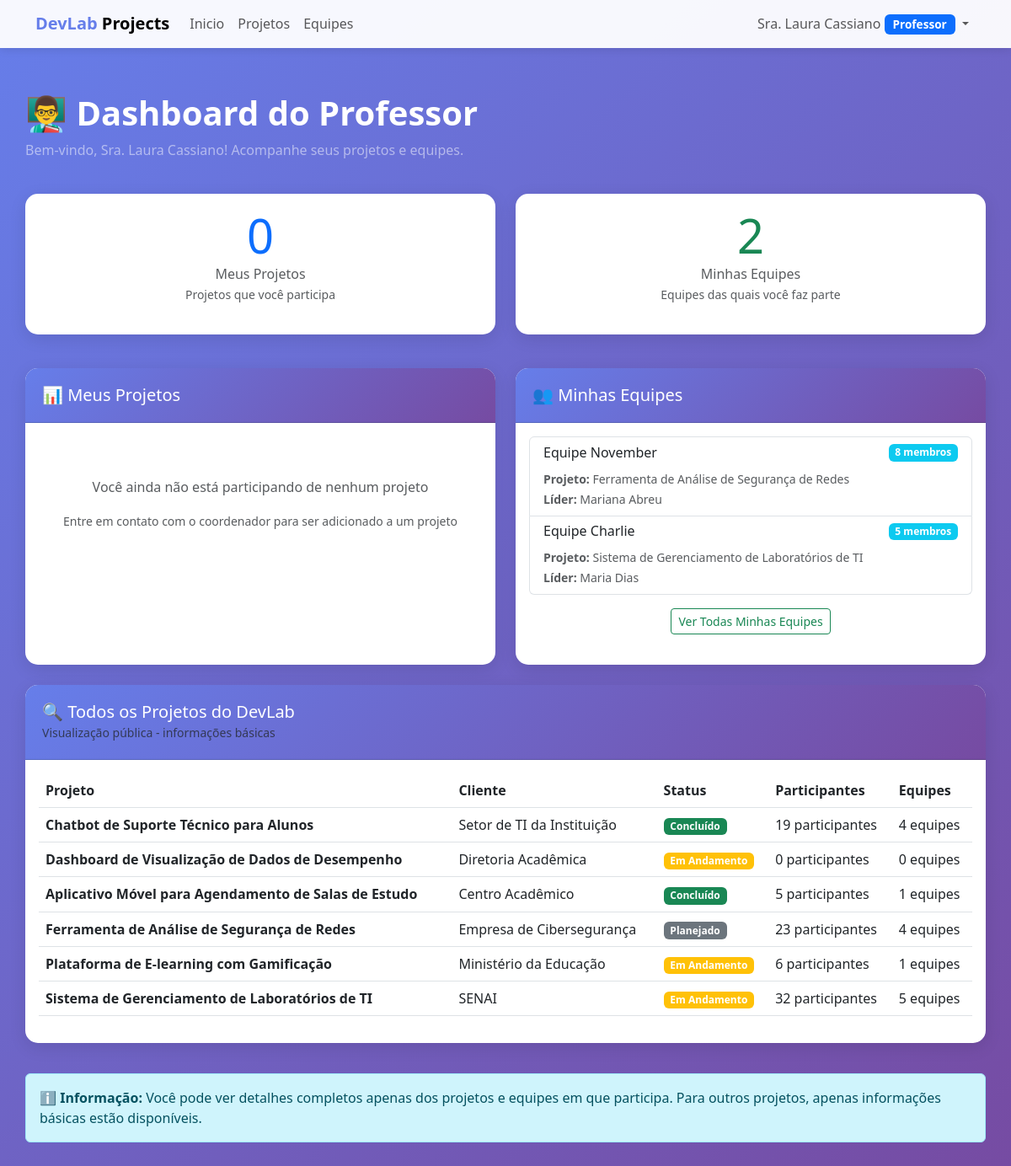
The page /professor/ (signed in) on the database its author committed.
### devlab/meuapp/models.py (models this page shows, shortened)
class Usuario(AbstractUser):
    TIPO_CHOICES = [
        ('coordenador', 'Coordenador'),
        ('professor', 'Professor'),
        ('estudante', 'Estudante'),
    ]
    tipo = models.CharField(max_length=20, choices=TIPO_CHOICES, default='estudante')
    matricula = models.CharField(max_length=20, unique=True, null=True, blank=True)
    cpf = models.CharField(max_length=11, unique=True, null=True, blank=True)
    data_nascimento = models.DateField(null=True, blank=True)
    funcao = models.CharField(max_length=100, blank=True, verbose_name="Função")
    class Meta:
        verbose_name = 'Usuário'
        verbose_name_plural = 'Usuários'

class Equipe(models.Model):
    nome = models.CharField(max_length=100)
    descricao = models.TextField(blank=True)
    projeto = models.ForeignKey(Projeto, on_delete=models.CASCADE, related_name='equipes', null=True, blank=True)
    lider = models.OneToOneField(
        Usuario,
        on_delete=models.SET_NULL,
        null=True,
        blank=True,
        related_name='equipe_liderada',
        help_text="Líder da equipe (cada usuário pode liderar no máximo uma equipe)"
    )
    membros = models.ManyToManyField(Usuario, related_name='equipes_participando', blank=True)
    criada_em = models.DateTimeField(auto_now_add=True)
    class Meta:
        verbose_name = 'Equipe'
        verbose_name_plural = 'Equipes'
        ordering = ['projeto', 'nome']
    def total_membros(self):
        return self.membros.count()

class Projeto(models.Model):
    STATUS_CHOICES = [
        ('planejado', 'Planejado'),
        ('andamento', 'Em Andamento'),
        ('concluido', 'Concluído'),
    ]
    titulo = models.CharField(max_length=200)
    descricao = models.TextField()
    cliente = models.CharField(max_length=200)
    status = models.CharField(max_length=20, choices=STATUS_CHOICES, default='planejado')
    data_inicio = models.DateField()
    data_fim_prevista = models.DateField()
    participantes = models.ManyToManyField(Usuario, through='ParticipacaoProjeto', related_name='projetos_participando')
    criado_em = models.DateTimeField(auto_now_add=True)
    atualizado_em = models.DateTimeField(auto_now=True)
    class Meta:
        verbose_name = 'Projeto'
        verbose_name_plural = 'Projetos'
        ordering = ['-criado_em']
    def total_participantes(self):
        return self.membros_por_equipes().count()
    def membros_por_equipes(self):
        return Usuario.objects.filter(equipes_participando__projeto=self).distinct()
    def total_equipes(self):
        return self.equipes.count()

### devlab/meuapp/views.py (the view)
# urls.py: path('professor/', views.professor_dashboard, name='professor_dashboard'),
@login_required
@user_passes_test(is_professor)
def professor_dashboard(request):
    meus_projetos = request.user.projetos_participando.all()
    minhas_equipes = request.user.equipes_participando.all()
    todos_projetos = Projeto.objects.all()
    context = {
        'meus_projetos': meus_projetos,
        'minhas_equipes': minhas_equipes,
        'todos_projetos': todos_projetos,
    }
    return render(request, 'professor.html', context)

### devlab/meuapp/views.py (called while the page is built)
def is_professor(user):
    return user.is_authenticated and user.tipo == 'professor'

### devlab/meuapp/templates/professor.html (shortened to what this page needs)
{% extends 'base.html' %}
{% block content %}
<div class="row mb-4">
    <div class="col-12">
        <h1 class="text-white mb-2">
            <strong>👨‍🏫 Dashboard do Professor</strong>
        </h1>
        <p class="text-white-50">Bem-vindo, {{ user.get_full_name|default:user.username }}! Acompanhe seus projetos e equipes.</p>
    </div>
</div>
<div class="row mb-4">
    <div class="col-md-6 mb-3">
        <div class="card text-center h-100">
            <div class="card-body">
                <h1 class="display-4 text-primary mb-0">{{ meus_projetos.count }}</h1>
                <p class="text-muted mb-0">Meus Projetos</p>
                <small class="text-muted">Projetos que você participa</small>
            </div>
        </div>
    </div>
    <div class="col-md-6 mb-3">
        <div class="card text-center h-100">
            <div class="card-body">
                <h1 class="display-4 text-success mb-0">{{ minhas_equipes.count }}</h1>
                <p class="text-muted mb-0">Minhas Equipes</p>
                <small class="text-muted">Equipes das quais você faz parte</small>
            </div>
        </div>
    </div>
</div>
<div class="row">
    <div class="col-md-6 mb-4">
        <div class="card h-100">
            <div class="card-header">
                <h5 class="mb-0">📊 Meus Projetos</h5>
            </div>
            <div class="card-body">
                {% if meus_projetos %}
                    <div class="list-group">
                        {% for projeto in meus_projetos %}
                        <a href="{% url 'projeto_detalhes' projeto.pk %}"
                           class="list-group-item list-group-item-action">
                            <div class="d-flex w-100 justify-content-between align-items-center mb-2">
                                <h6 class="mb-0">{{ projeto.titulo }}</h6>
                                <span class="badge bg-{% if projeto.status == 'concluido' %}success{% elif projeto.status == 'andamento' %}warning{% else %}secondary{% endif %}">
                                    {{ projeto.get_status_display }}
                                </span>
                            </div>
                            <p class="mb-1 text-muted"><small>{{ projeto.descricao|truncatewords:15 }}</small></p>
                            <small class="text-muted">
                                <strong>Cliente:</strong> {{ projeto.cliente }} |
                                <strong>Participantes:</strong> {{ projeto.total_participantes }}
                            </small>
                        </a>
                        {% endfor %}
                    </div>
                    <div class="text-center mt-3">
                        <a href="{% url 'projeto_lista' %}" class="btn btn-sm btn-outline-primary">
                            Ver Todos Meus Projetos
                        </a>
                    </div>
                {% else %}
                    <div class="text-center py-5">
                        <p class="text-muted">Você ainda não está participando de nenhum projeto</p>
                        <small class="text-muted">Entre em contato com o coordenador para ser adicionado a um projeto</small>
                    </div>
                {% endif %}
            </div>
        </div>
    </div>
    <div class="col-md-6 mb-4">
        <div class="card h-100">
            <div class="card-header">
                <h5 class="mb-0">👥 Minhas Equipes</h5>
            </div>
            <div class="card-body">
                {% if minhas_equipes %}
                    <div class="list-group">
                        {% for equipe in minhas_equipes %}
                        <a href="{% url 'equipe_detalhes' equipe.pk %}"
                           class="list-group-item list-group-item-action">
                            <div class="d-flex w-100 justify-content-between align-items-center mb-2">
                                <h6 class="mb-0">
                                    {{ equipe.nome }}
                                </h6>
                                <span class="badge bg-info">{{ equipe.total_membros }} membros</span>
                            </div>
                            <small class="text-muted">
                                <strong>Projeto:</strong>
                                {% if equipe.projeto %}
                                    {{ equipe.projeto.titulo }}
                                {% else %}
                                    <span class="text-muted">Sem projeto</span>
                                {% endif %}
                                <br>
                                <strong>Líder:</strong>
                                {% if equipe.lider %}
                                    {{ equipe.lider.get_full_name|default:equipe.lider.username }}
                                {% else %}
                                    <span class="text-muted">Não definido</span>
                                {% endif %}
                            </small>
                        </a>
                        {% endfor %}
                    </div>
                    <div class="text-center mt-3">
                        <a href="{% url 'equipe_lista' %}" class="btn btn-sm btn-outline-success">
                            Ver Todas Minhas Equipes
                        </a>
                    </div>
                {% else %}
                    <div class="text-center py-5">
                        <p class="text-muted">Você não está em nenhuma equipe ainda</p>
                        <small class="text-muted">Participe de um projeto para ser adicionado a uma equipe</small>
                    </div>
                {% endif %}
            </div>
        </div>
    </div>
</div>
<div class="row">
    <div class="col-12">
        <div class="card">
            <div class="card-header">
                <h5 class="mb-0">🔍 Todos os Projetos do DevLab</h5>
                <small class="text-muted">Visualização pública - informações básicas</small>
            </div>
            <div class="card-body">
                {% if todos_projetos %}
                    <div class="table-responsive">
                        <table class="table table-hover">
                            <thead>
                                <tr>
                                    <th>Projeto</th>
                                    <th>Cliente</th>
                                    <th>Status</th>
                                    <th>Participantes</th>
                                    <th>Equipes</th>
                                </tr>
                            </thead>
                            <tbody>
                                {% for projeto in todos_projetos %}
                                <tr {% if projeto in meus_projetos %}class="table-primary"{% endif %}>
                                    <td>
                                        <strong>{{ projeto.titulo }}</strong>
                                    </td>
                                    <td>{{ projeto.cliente }}</td>
                                    <td>
                                        <span class="badge bg-{% if projeto.status == 'concluido' %}success{% elif projeto.status == 'andamento' %}warning{% else %}secondary{% endif %}">
                                            {{ projeto.get_status_display }}
                                        </span>
                                    </td>
                                    <td>
                                        {% if projeto in meus_projetos %}
                                            <a href="{% url 'projeto_detalhes' projeto.pk %}">
                                                {{ projeto.total_participantes }} participantes
                                            </a>
                                        {% else %}
                                            {{ projeto.total_participantes }} participantes
                                        {% endif %}
                                    </td>
                                    <td>{{ projeto.total_equipes }} equipes</td>
                                </tr>
                                {% endfor %}
                            </tbody>
                        </table>
                    </div>
                {% else %}
                    <p class="text-muted text-center py-5">Nenhum projeto disponível no momento</p>
                {% endif %}
            </div>
        </div>
    </div>
</div>
<div class="row mt-3">
    <div class="col-12">
        <div class="alert alert-info">
            <strong>ℹ️ Informação:</strong> Você pode ver detalhes completos apenas dos projetos e equipes em que participa.
            Para outros projetos, apenas informações básicas estão disponíveis.
        </div>
    </div>
</div>
{% endblock %}

### devlab/meuapp/templates/base.html (shortened to what this page needs)
<!DOCTYPE html>
<html lang="pt-br">
<head>
    <link href="https://cdn.jsdelivr.net/npm/bootstrap@5.3.0/dist/css/bootstrap.min.css" rel="stylesheet">
</head>
<body>
    {% if user.is_authenticated %}
    <nav class="navbar navbar-expand-lg navbar-light bg-light fixed-top">
        <div class="container">
            <a class="navbar-brand fw-bold" href="{% url 'dashboard' %}">
                <span style="color: #667eea;">DevLab</span> Projects
            </a>
            <div class="collapse navbar-collapse" id="navbarNav">
                <ul class="navbar-nav me-auto">
                    <li class="nav-item">
                        <a class="nav-link" href="{% url 'dashboard' %}">Inicio</a>
                    </li>
                    <li class="nav-item">
                        <a class="nav-link" href="{% url 'projeto_lista' %}">Projetos</a>
                    </li>
                    <li class="nav-item">
                        <a class="nav-link" href="{% url 'equipe_lista' %}">Equipes</a>
                    </li>
                </ul>
                <ul class="navbar-nav">
                    <li class="nav-item dropdown">
                        <a class="nav-link dropdown-toggle" href="#" id="userDropdown" role="button"
                           data-bs-toggle="dropdown">
                            {{ user.get_full_name|default:user.username }}
                            <span class="badge bg-primary badge-tipo">{{ user.get_tipo_display }}</span>
                        </a>
                    </li>
                </ul>
            </div>
        </div>
    </nav>
    {% endif %}
    <div class="container main-content">
        {% block content %}{% endblock %}
    </div>
</body>
</html>

### devlab/meuapp/templates/base.html (style rules this page uses)
body { min-height: 100vh; background: linear-gradient(135deg, #667eea 0%, #764ba2 100%); }
.navbar { background: rgba(255, 255, 255, 0.95) !important; box-shadow: 0 2px 10px rgba(0,0,0,0.1); }
.main-content { margin-top: 80px; padding: 30px 0; }
.card { border: none; border-radius: 15px; box-shadow: 0 5px 20px rgba(0,0,0,0.1); margin-bottom: 20px; }
.card-header { background: linear-gradient(135deg, #667eea 0%, #764ba2 100%); color: white; border-radius: 15px 15px 0 0 !important; padding: 20px; }
.badge-tipo { font-size: 0.85em; padding: 5px 10px; }

### rows shown on the page
Usuario: get_full_name "Sra. Laura Cassiano", tipo "Professor"
Equipe: nome "Equipe November", total_membros "8", projeto.titulo "Ferramenta de Análise de Segurança de Redes", lider.get_full_name "Mariana Abreu"
Equipe: nome "Equipe Charlie", total_membros "5", projeto.titulo "Sistema de Gerenciamento de Laboratórios de TI", lider.get_full_name "Maria Dias"
Projeto: titulo "Chatbot de Suporte Técnico para Alunos", cliente "Setor de TI da Instituição", status "Concluído", total_participantes "19", total_equipes "4"
Projeto: titulo "Dashboard de Visualização de Dados de Desempenho", cliente "Diretoria Acadêmica", status "Em Andamento", total_participantes "0", total_equipes "0"
Projeto: titulo "Aplicativo Móvel para Agendamento de Salas de Estudo", cliente "Centro Acadêmico", status "Concluído", total_participantes "5", total_equipes "1"
Projeto: titulo "Ferramenta de Análise de Segurança de Redes", cliente "Empresa de Cibersegurança", status "Planejado", total_participantes "23", total_equipes "4"
Projeto: titulo "Plataforma de E-learning com Gamificação", cliente "Ministério da Educação", status "Em Andamento", total_participantes "6", total_equipes "1"
Projeto: titulo "Sistema de Gerenciamento de Laboratórios de TI", cliente "SENAI", status "Em Andamento", total_participantes "32", total_equipes "5"

### other values the page prints
{{ meus_projetos.count }} "0"
{{ minhas_equipes.count }} "2"
